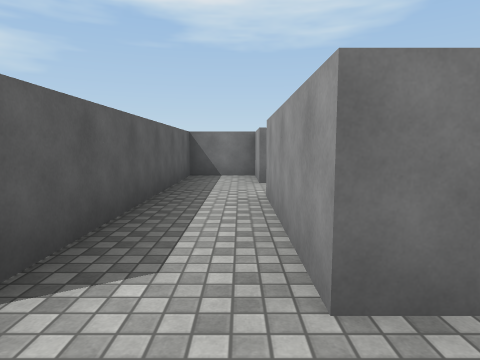
[1] (above)

18 first-person views from a walk through a scene from a Unity 3-D project. The camera is 1.3 m above the floor, tilts 6° down and sees 75° across. The floor is counted in squares, 2 m on a side. Each view is taken from the middle of a square. On the plan, view 1 faces up. The plan holds only what a view shows up to about 10 squares ahead; the rest is blank. The place goes on beyond the plan. The player character is not drawn. Surface patterns are stand-ins for the level's own textures.

[2]
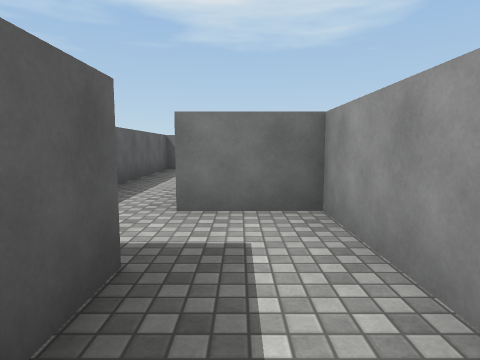

[3]
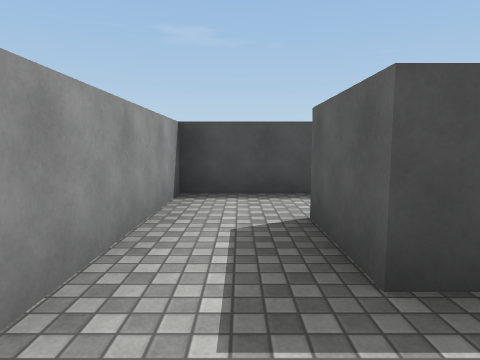

[4]
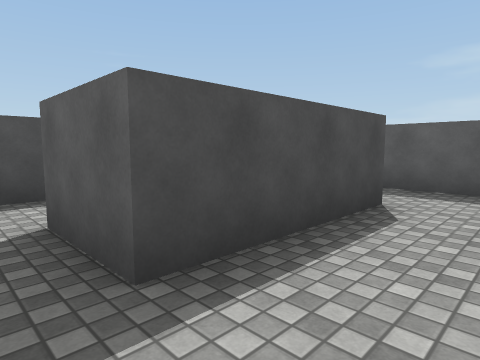

[5]
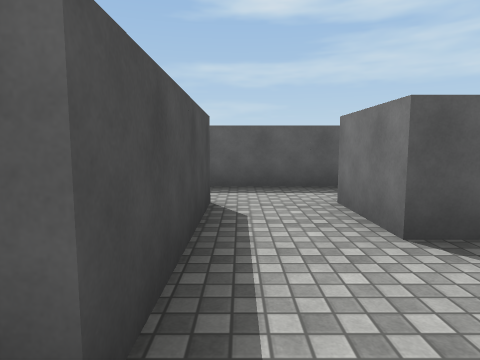

[6]
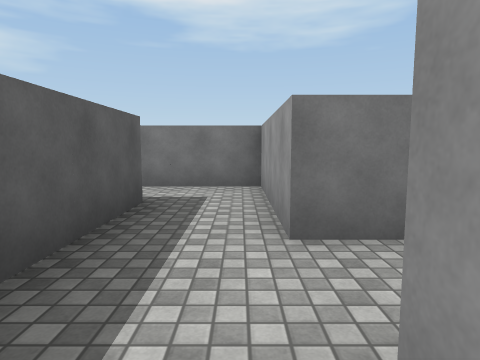

[7]
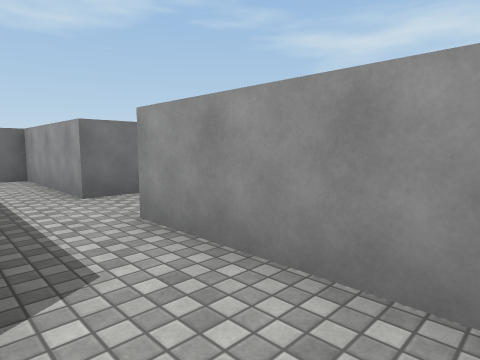

[8]
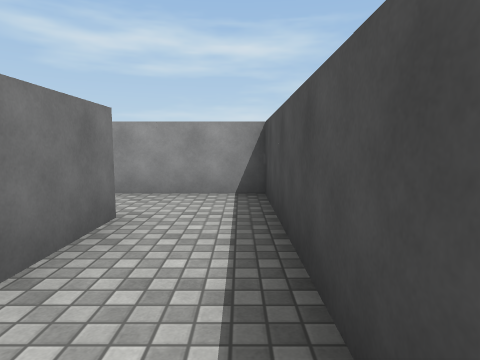

[9]
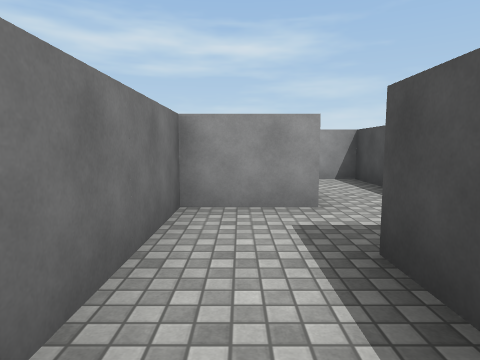

[10]
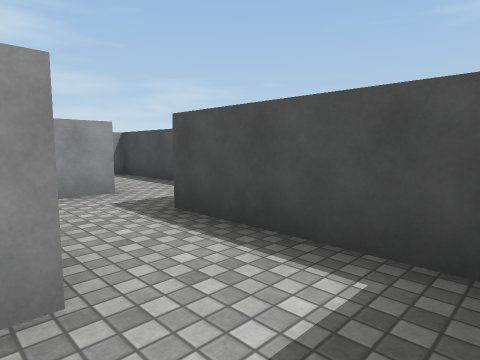

[11]
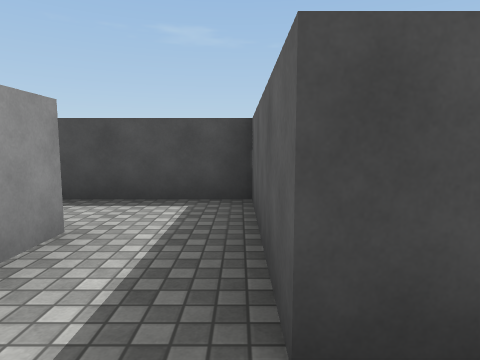

[12]
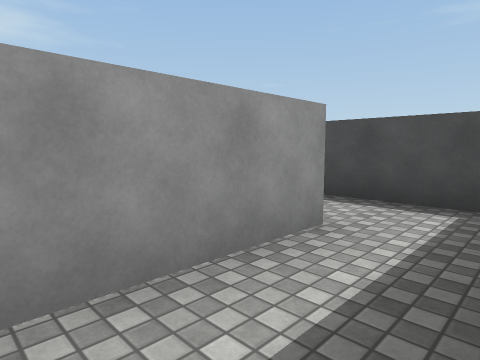

[13]
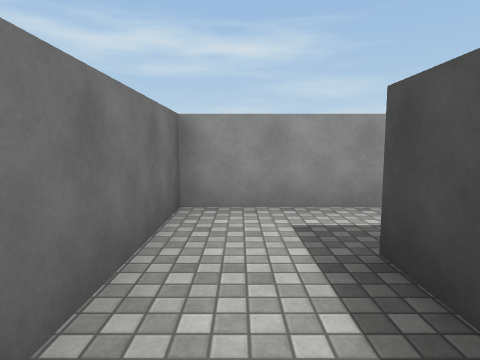

[14]
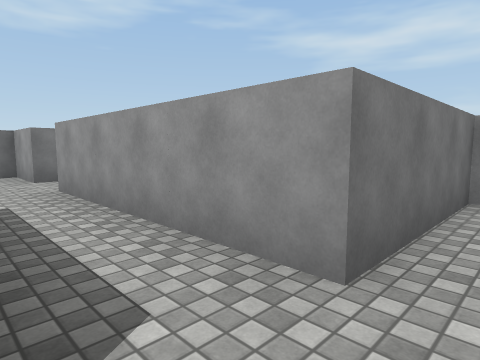

[15]
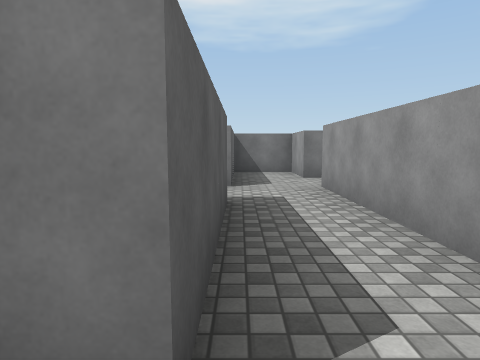

[16]
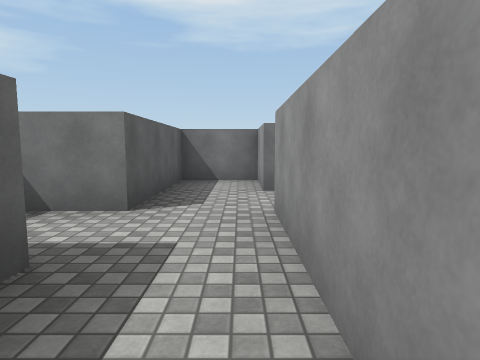

[17]
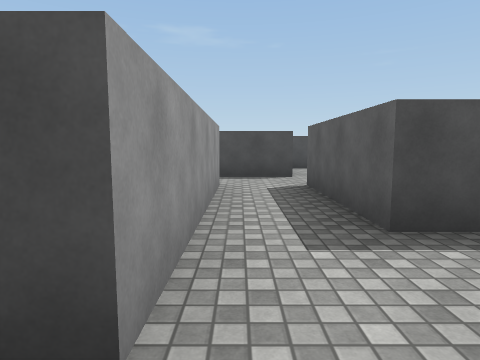

[18]
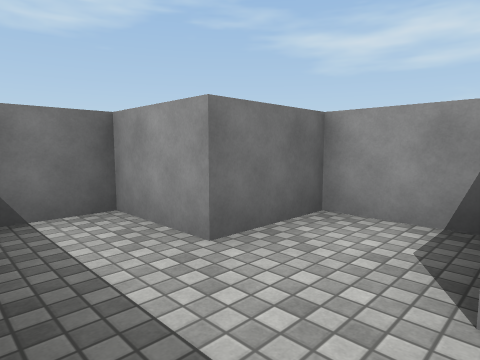

### Floor plan
Points are (right, up) in squares from view 1. A wall is a line through its corners. A room is listed if a view was taken in it or the views show most of it. See-through windows are left out.
Room 1 (views 1, 3, 4, 5, 18)
walls: (1.9, 4.2) (1.9, 5.6) (0.4, 5.6) (0.4, 7.1) (-1.1, 7.1) (-1.1, 1.2) (-2.6, 1.2); (1.9, -0.5) (1.9, 1.2) (0.4, 1.2) (0.4, 4.1); (-2.6, -0.3) (0.3, -0.3)
ways out: opening at (1, -1) to room 2; opening at (-2, 0.5) to room 3
Room 2 (view 2)
walls: (0, -3.4) (1.9, -3.4) (1.9, -0.5); (0.3, -0.3) (0.3, -1.9)
ways out: opening at (1, -1) to room 1
Room 3 (view 6)
walls: (-4.1, 1.6) (-4.1, -1); (-2.6, -1.5) (-2.6, -0.3)
ways out: opening at (-2, 0.5) to room 1; opening at (-3.5, -1) to room 4; opening at (-3.5, 2) to room 8
Room 4 (views 7, 8)
walls: (-4.1, -1.9) (-5.7, -1.9) (-5.7, -0.4) (-8.2, -0.4); (-6.6, -3.4) (-2.6, -3.4) (-2.6, -1.5); (-8.5, -1.9) (-7.1, -1.9)
ways out: opening at (-3.5, -1) to room 3; opening at (-8, -1) to room 5
Room 5 (view 9)
walls: (-10.2, -0.4) (-10.2, -1.9) (-8.5, -1.9)
ways out: opening at (-8, -1) to room 4; opening at (-9.5, 0.5) to room 6
Room 6 (views 10, 11, 12)
walls: (-11.4, 1.1) (-10.2, 1.1) (-10.2, -0.4); (-8.7, -0.4) (-8.7, 2.6) (-11.6, 2.6)
ways out: opening at (-9.5, 0.5) to room 5; opening at (-11, 2) to room 7
Room 7 (views 13, 14, 15, 16, 17)
walls: (-13.9, 5.7) (-13.1, 5.7) (-13.1, 2.6) (-13.6, 2.6); (-11.6, 2.6) (-11.6, 7.2); (-13.2, 1.1) (-11.4, 1.1); (-11.2, 8.6) (-11.6, 8.6) (-11.6, 10.1) (-13.1, 10.1) (-13.1, 7.1) (-14.2, 7.1); (-14.1, -1.9) (-13.6, -1.9)
ways out: opening at (-11, 2) to room 6; opening at (-11, 8)
Room 8 (no view inside)
walls: (-4.1, 2.8) (-4.1, 1.6); (-2.6, 1.2) (-2.6, 4.1) (-4.6, 4.1)
ways out: opening at (-3.5, 2) to room 3

Where each view was taken, in squares from view 1:
view 1: 0 up, 0 right, facing up
view 2: 2 down, 1 right, facing up
view 3: 1 up, 1 right, facing down
view 4: 1 up, 1 right, facing down-left
view 5: 0 up, 1 right, facing left
view 6: 1 down, 3 left, facing up
view 7: 3 down, 4 left, facing up-right
view 8: 3 down, 7 left, facing right
view 9: 1 down, 9 left, facing right
view 10: 0 up, 10 left, facing down-right
view 11: 2 up, 10 left, facing down
view 12: 2 up, 10 left, facing down-right
view 13: 2 up, 12 left, facing right
view 14: 2 up, 13 left, facing up-right
view 15: 2 up, 13 left, facing up
view 16: 4 up, 12 left, facing up
view 17: 8 up, 12 left, facing down
view 18: 4 up, 1 left, facing up-right
